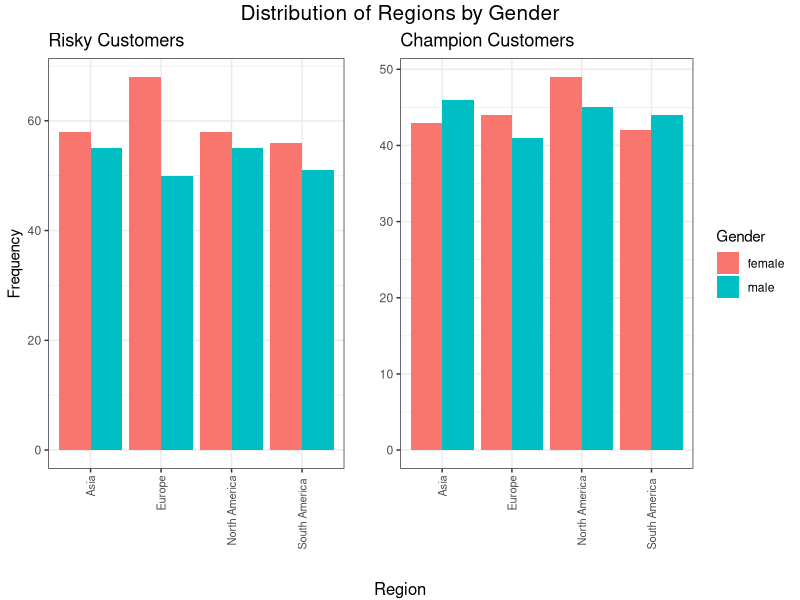
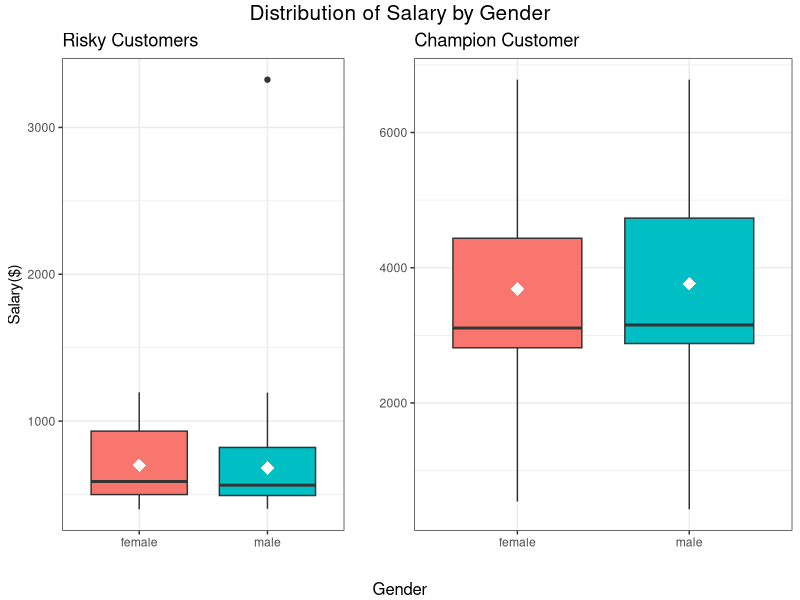

These figures' R source, in order:
## ---- chunk 1
knitr::opts_chunk$set(echo = TRUE)

library(ggplot2)
library(gridExtra)
## ---- chunk 2
risky <- read.csv("At risk customers data.csv")
champion <- read.csv("Champion customers data.csv")
## ---- chunk 3
library(grid)

risky1 <- ggplot(risky, aes(x = Region, fill = Gender)) + 
  geom_bar(position = "dodge") +
  labs(title = "Risky Customers",
         x = "",
         y = "Frequency") + 
  guides(fill = "none") + 
  theme_bw() +
    theme(axis.text.x = element_text(size = 8, angle = 90, vjust = 0.5, hjust = 1))



champion1 <- ggplot(champion, aes(x = Region, fill = Gender)) + 
  geom_bar(position = "dodge") +
  labs(title = "Champion Customers",
         x = "",
         y = "") + 
  theme_bw() + 
      theme(axis.text.x = element_text(size = 8, angle = 90, vjust = 0.5, hjust = 1))


grid.arrange(
  arrangeGrob(risky1, champion1, ncol = 2, widths = c(44, 56)),
  top = textGrob("Distribution of Regions by Gender", gp = gpar(fontsize = 15)), 
  bottom = textGrob("Region", gp = gpar(fontsize = 12))
  )
## ---- chunk 4
risky2 <- ggplot(risky, aes(y = Salary, x = Gender, fill = Gender)) + 
  geom_boxplot() +
  stat_summary(fun = mean, shape = 18, size = 1, color = "white", position = position_dodge(width = 0.75))+
  labs(title = "Risky Customers",
       x = "",
       y = "Salary($)") + 
  theme_bw() +
  guides(fill = "none")

champion2 <- ggplot(champion, aes(y = Salary, x = Gender, fill = Gender)) + 
  geom_boxplot() +
  stat_summary(fun = mean, shape = 18, size = 1, color = "white", position = position_dodge(width = 0.75))+
  labs(title = "Champion Customer",
       x = "",
       y = "") + 
  theme_bw() +
  guides(fill = "none")

grid.arrange(
  arrangeGrob(risky2, champion2, ncol = 2, widths = c(44, 56)),
  top = textGrob("Distribution of Salary by Gender", gp = gpar(fontsize = 15)), 
  bottom = textGrob("Gender", gp = gpar(fontsize = 12))
  )

